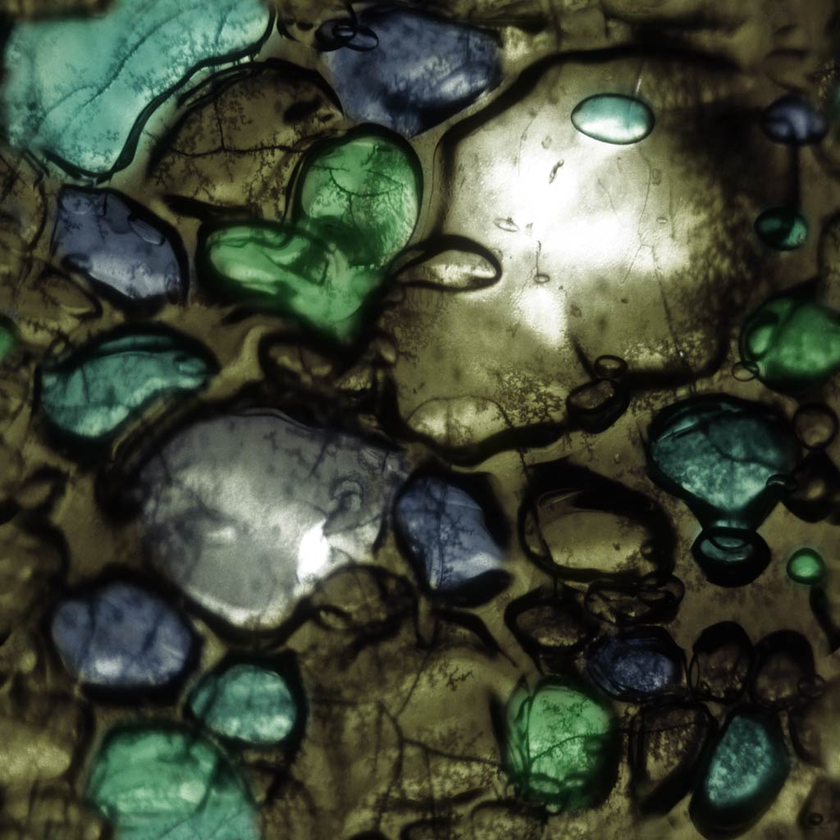
#> input picture images/abstract1.png, 840 x 840 px, shrunk from 1024 x 1024 before the run
$ python image-crop.py ../images/abstract1.png
#> lines starting #> are read from the running program, lines starting #| are printed output that depends on the picture; after the words box and inside, x2 and y2 are one past the last pixel; in counts of white or black regions, pixels touching at a corner belong together
#> in main, img is the input picture: PIL image 840x840 RGBA; mean R, G, B, A 62.9, 70.4, 54.6, 255
#!/usr/bin/env python3
"""Crop an image by removing its single-color background border."""

import argparse
import sys
from pathlib import Path

from PIL import Image
import numpy as np


def detect_bg_color(img_array):
    """Detect background color from the image corners."""
    h, w = img_array.shape[:2]
#> h = 840; w = 840
    corners = [
        img_array[0, 0],
        img_array[0, w - 1],
        img_array[h - 1, 0],
        img_array[h - 1, w - 1],
    ]
#> corners = [[41, 42, 26], [25, 25, 17], [48, 46, 25], [33, 29, 20]]
    # Use the most common corner color
    corners = [tuple(c) for c in corners]
#> corners = [(41, 42, 26), (25, 25, 17), (48, 46, 25), (33, 29, 20)]
    return max(set(corners), key=corners.count)


def autocrop(image, tolerance=10):
    """Crop away single-color background border.

    Args:
        image: PIL Image
        tolerance: Max per-channel difference from background color to still
                   count as background (0 = exact match).

    Returns:
        Cropped PIL Image.
    """
    arr = np.array(image.convert("RGB"))
    bg = np.array(detect_bg_color(arr), dtype=np.int16)
#> bg = [33, 29, 20]

    # Boolean mask: True where pixel differs from background
    diff = np.abs(arr.astype(np.int16) - bg)
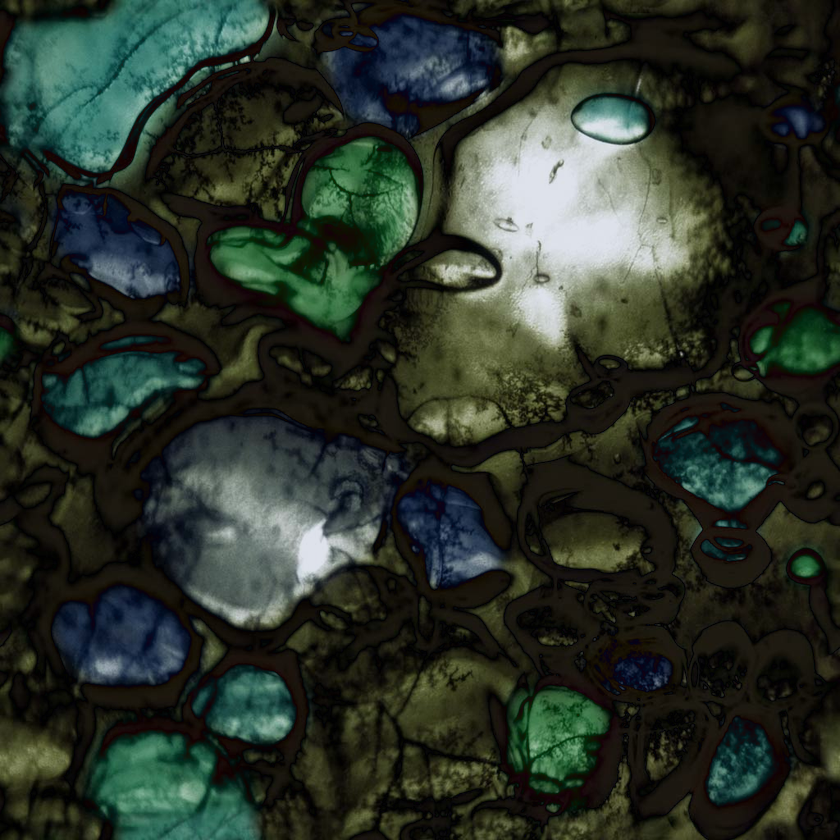
#> diff: shape (840, 840, 3) int16; mean R, G, B 41.3, 49.6, 39.8
    mask = np.any(diff > tolerance, axis=2)
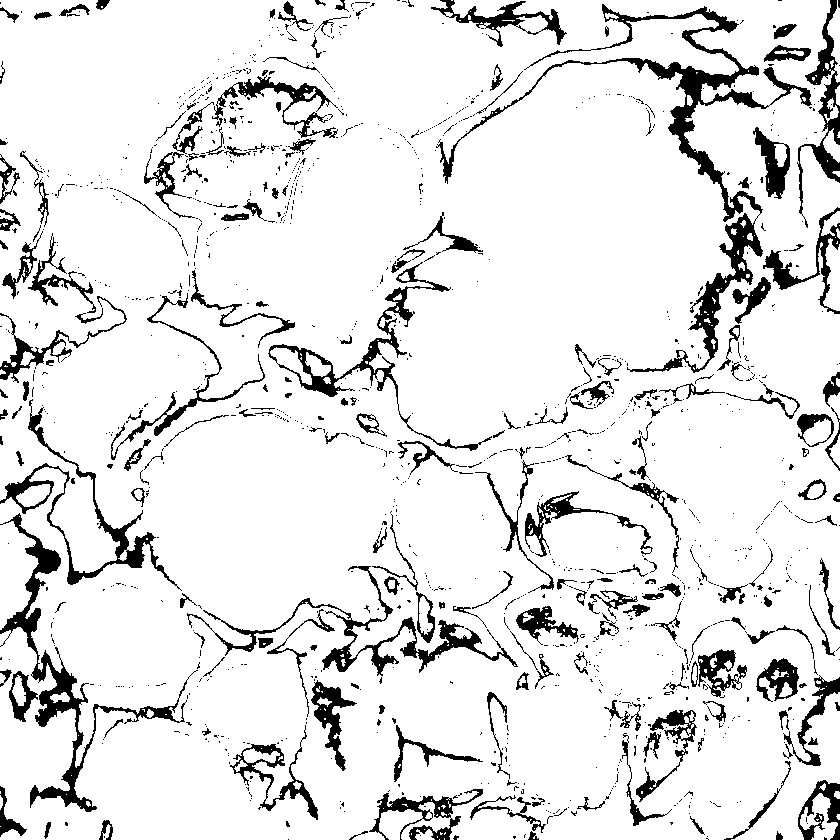
#> mask: shape (840, 840) bool; 89.5% white; 1373 black regions (1158 under 20 px), largest, box (x1, y1, x2, y2) and area: (436, 4, 812, 373) 9540, (0, 513, 198, 812) 5364, (187, 566, 518, 676) 3591

    coords = np.argwhere(mask)
#> coords = 631487 pairs, first value 0 to 839, second value 0 to 839
    if coords.size == 0:
        print("Warning: entire image matches background color, returning original", file=sys.stderr)
        return image

    y0, x0 = coords.min(axis=0)
#> y0 = 0; x0 = 0
    y1, x1 = coords.max(axis=0)
#> y1 = 839; x1 = 839

    return image.crop((x0, y0, x1 + 1, y1 + 1))


def main():
    parser = argparse.ArgumentParser(description="Crop single-color background from an image.")
    parser.add_argument("input", help="Input image path")
    parser.add_argument("-o", "--output", help="Output image path (default: auto-generate with resolution suffix)")
    parser.add_argument("-t", "--tolerance", type=int, default=10,
                        help="Color tolerance 0-255 (default: 10)")
    args = parser.parse_args()

    src = Path(args.input)
    if not src.exists():
        print(f"Error: {src} not found", file=sys.stderr)
        sys.exit(1)

    img = Image.open(src)
    cropped = autocrop(img, tolerance=args.tolerance)

    if args.output:
        dst = Path(args.output)
    else:
        dst = src.with_stem(f"{src.stem}-{cropped.width}x{cropped.height}")
    cropped.save(dst)

    orig = f"{img.width}x{img.height}"
#> orig = '840x840'
    result = f"{cropped.width}x{cropped.height}"
#> result = '840x840'
    print(f"{orig} -> {result}  saved to {dst}")
#| 840x840 -> 840x840  saved to ../images/abstract1-840x840.png


if __name__ == "__main__":
    main()

$ run again, on images/abstract3.png
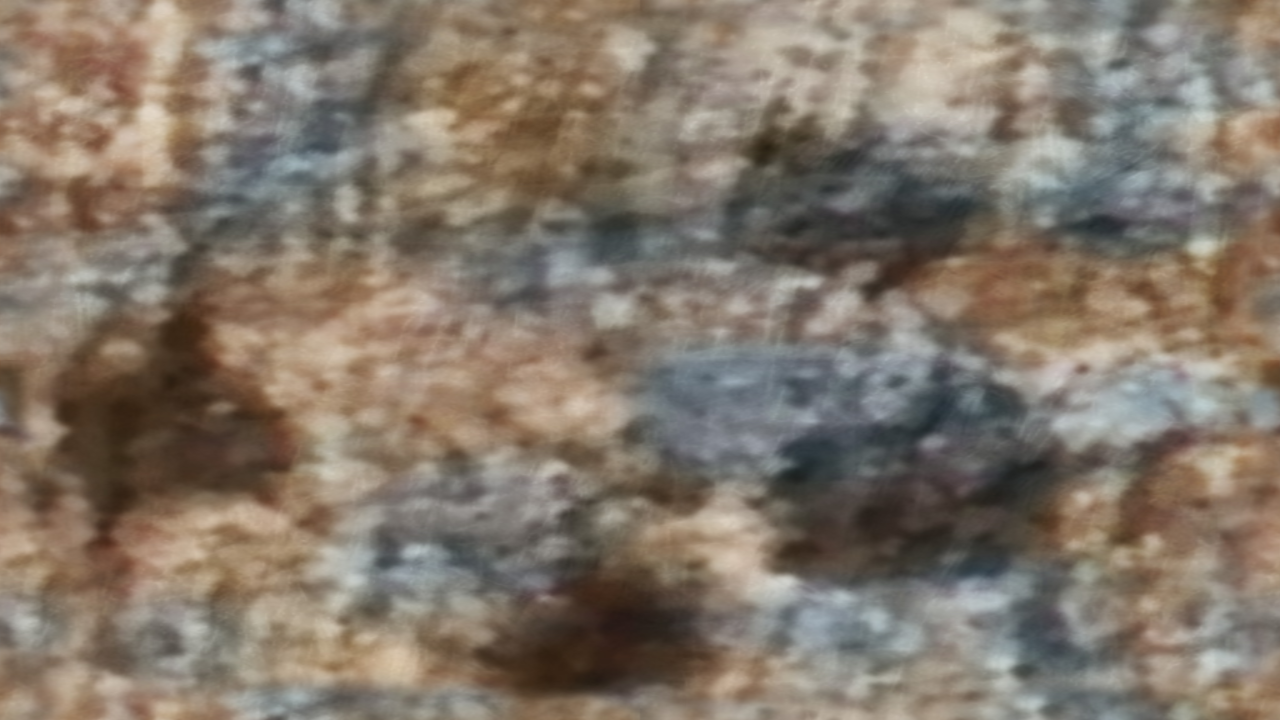
#> input picture images/abstract3.png, 1280 x 720 px
#> in main, img is the input picture: PIL image 1280x720 RGBA; mean R, G, B, A 130.4, 118.7, 105.9, 255
#> in detect_bg_color, `corners = [ img_array[0, 0], img_array[0, w - 1], img_array[h - 1, 0],..`: corners = [[159, 140, 118], [158, 137, 113], [161, 140, 117], [157, 135, 111]]
#> in detect_bg_color, `corners = [tuple(c) for c in corners]`: corners = [(159, 140, 118), (158, 137, 113), (161, 140, 117), (157, 135, 111)]
#> bg = [161, 140, 117]
#> in autocrop, `diff = np.abs(arr.astype(np.int16) - bg)`:
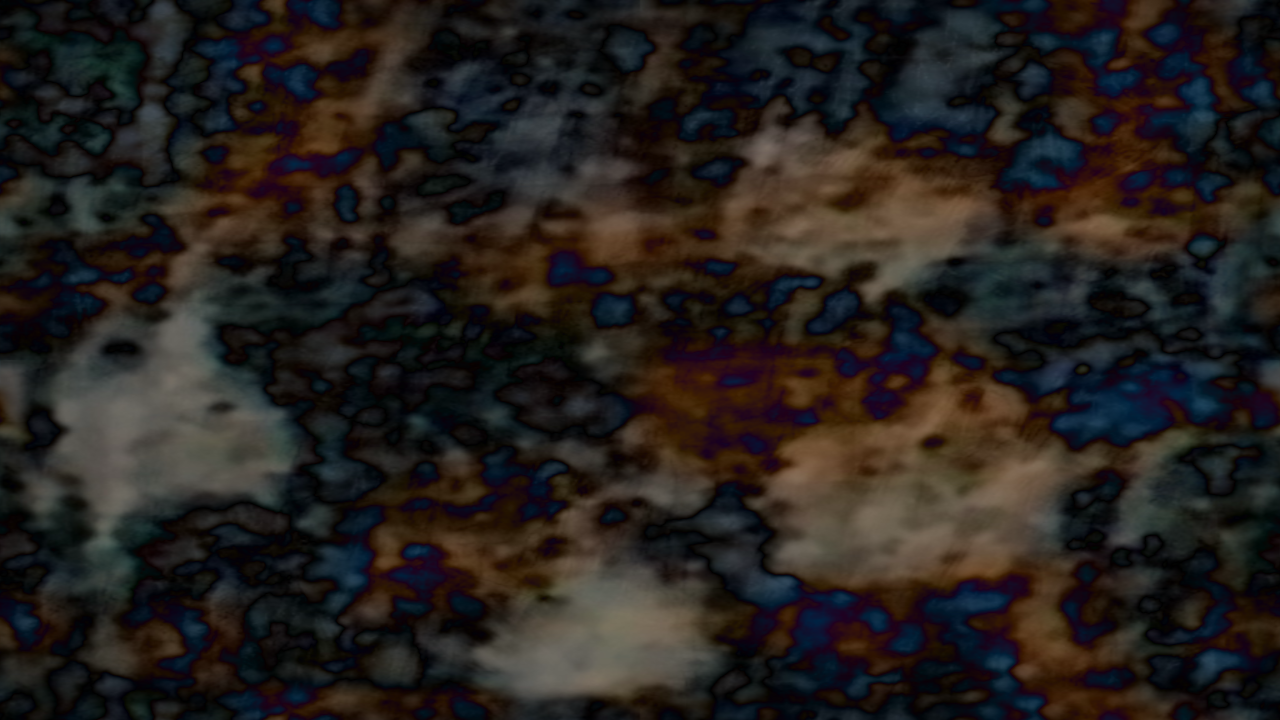
#> diff: shape (720, 1280, 3) int16; mean R, G, B 37.1, 32.2, 29.4
#> in autocrop, `mask = np.any(diff > tolerance, axis=2)`:
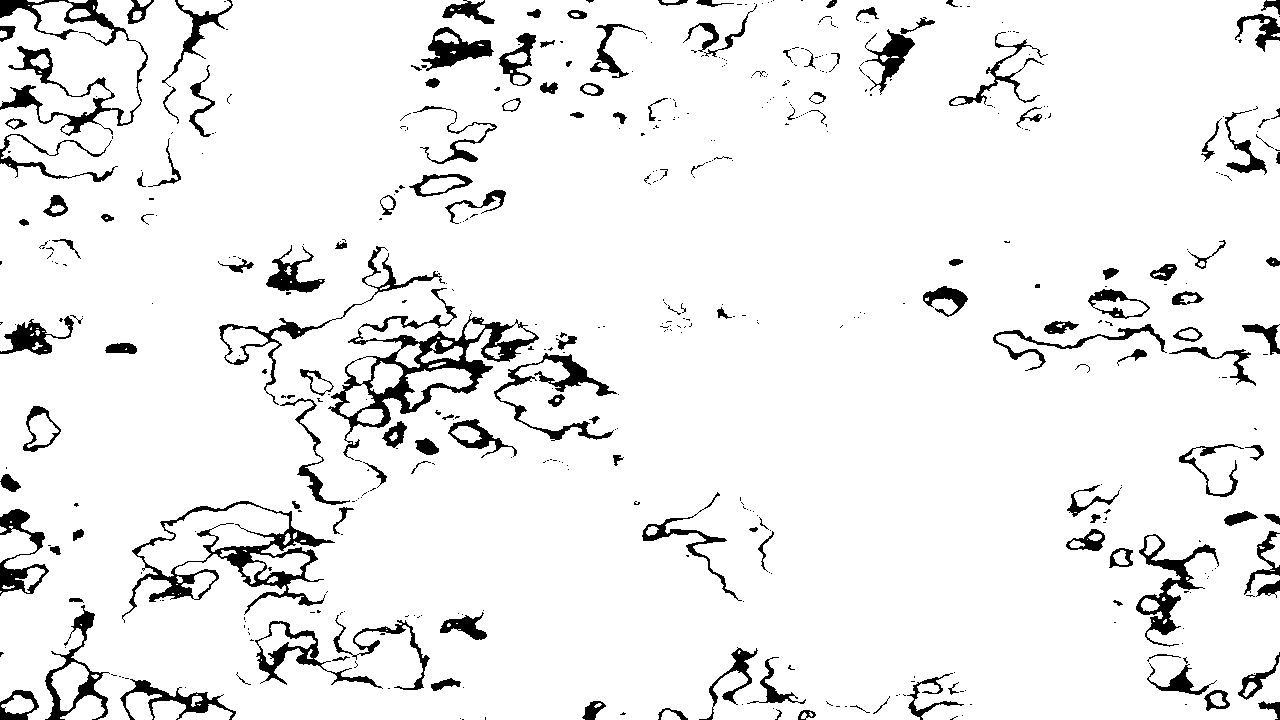
#> mask: shape (720, 1280) bool; 93.3% white; 501 black regions (348 under 20 px), largest, box (x1, y1, x2, y2) and area: (328, 288, 539, 460) 5809, (122, 501, 335, 623) 4428, (0, 0, 148, 136) 3621
#> coords = 860222 pairs, first value 0 to 719, second value 0 to 1279
#> y0 = 0
#> y1 = 719; x1 = 1279
#| 1280x720 -> 1280x720  saved to ../images/abstract3-1280x720.png

$ run again, on images/abstrct3.png
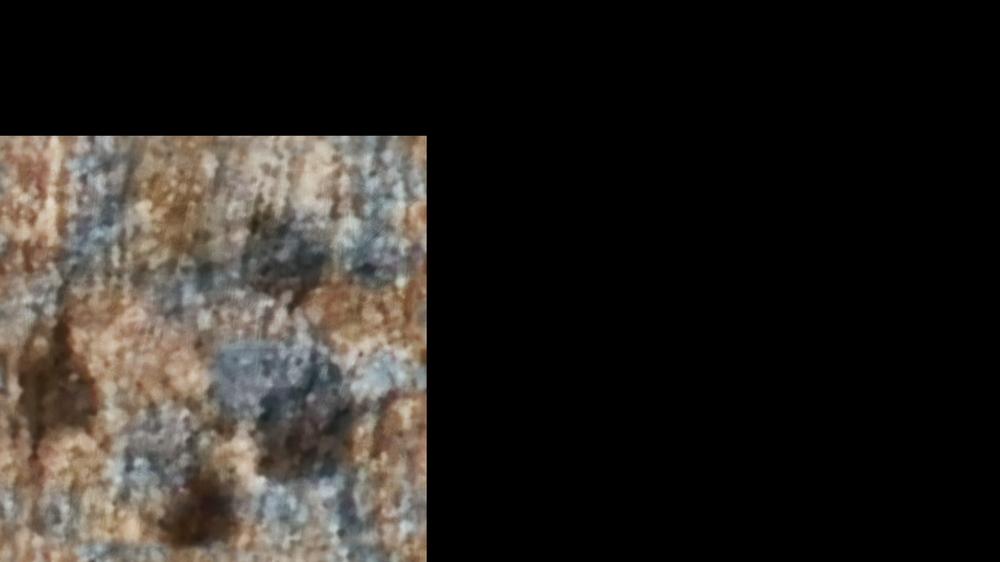
#> input picture images/abstrct3.png, 1000 x 562 px, shrunk from 2400 x 1350 before the run
#> in main, img is the input picture: PIL image 1000x562 RGBA; mean R, G, B, A 42.2, 38.4, 34.3, 255
#> in detect_bg_color, `corners = [ img_array[0, 0], img_array[0, w - 1], img_array[h - 1, 0],..`: corners = [[0, 0, 0], [0, 0, 0], [164, 143, 120], [0, 0, 0]]
#> in detect_bg_color, `corners = [tuple(c) for c in corners]`: corners = [(0, 0, 0), (0, 0, 0), (164, 143, 120), (0, 0, 0)]
#> bg = [0, 0, 0]
#> in autocrop, `mask = np.any(diff > tolerance, axis=2)`:
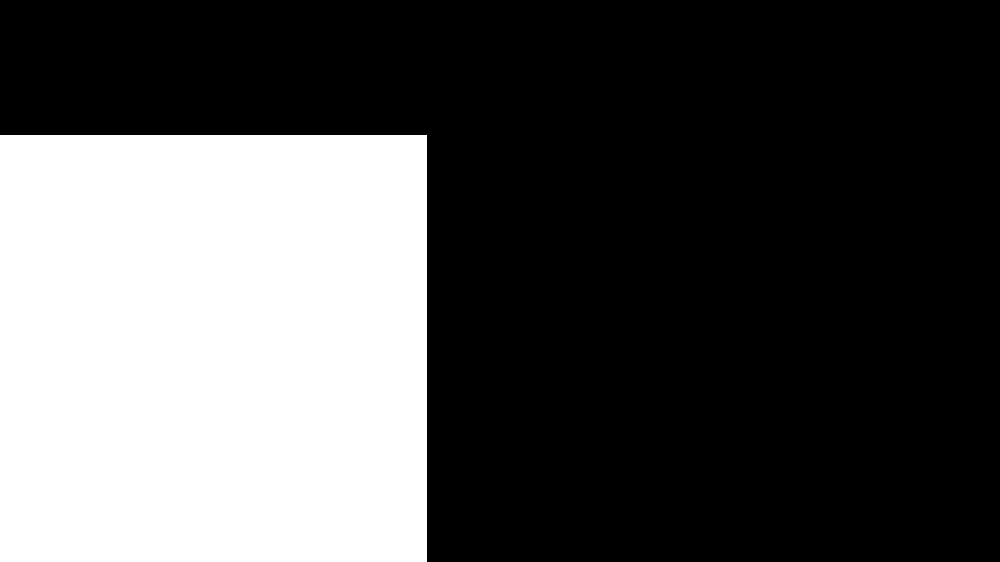
#> mask: shape (562, 1000) bool; 32.4% white; 1 white region, box (x1, y1, x2, y2) and area: (0, 135, 427, 562) 182329
#> coords = 182329 pairs, first value 135 to 561, second value 0 to 426
#> y0 = 135; x0 = 0
#> y1 = 561; x1 = 426
#> in autocrop, `return image.crop((x0, y0, x1 + 1, y1 + 1))`:
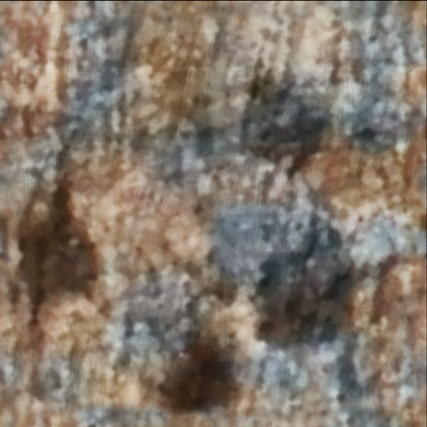
#> returned value: PIL image 427x427 RGBA; mean R, G, B, A 130.1, 118.4, 105.7, 255
#| 1000x562 -> 427x427  saved to ../images/abstrct3-427x427.png
